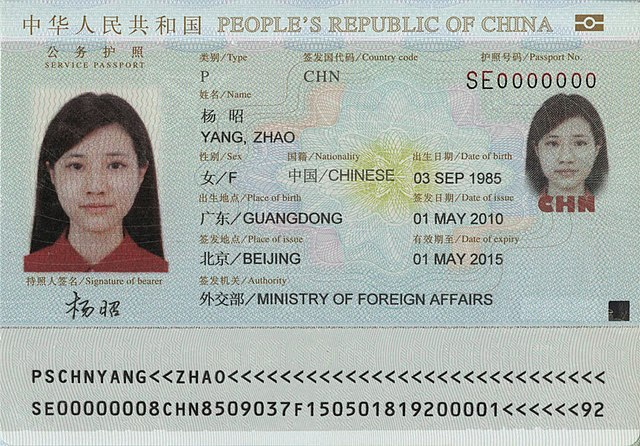
#> input picture dataAutomation-bedrock/china.jpg, 640 x 446 px
$ python draw_bounding_boxes.py
#> lines starting #> are read from the running program, lines starting #| are printed output that depends on the picture
import json
import cv2
import numpy as np
from PIL import Image, ImageDraw, ImageFont
import os

def load_json_data(json_file):
    """Load bounding box data from JSON file"""
#> called with json_file = 'result.json'
    with open(json_file, 'r') as f:
#> (reads dataAutomation-bedrock/result.json from the repository)
        data = json.load(f)
    return data

def draw_bounding_boxes(image_path, json_data, output_path="china_with_boxes.jpg"):
    """
    Draw bounding boxes on the image based on JSON data

    Args:
        image_path (str): Path to the input image
        json_data (dict): JSON data containing bounding box information
        output_path (str): Path to save the output image
    """
#> called with image_path = 'china.jpg', output_path = 'china_with_boxes.jpg'

    # Load the image
    image = cv2.imread(image_path)
#> image is the input picture: shape (446, 640, 3); mean B, G, R 173, 178.5, 171.3
    if image is None:
        print(f"Error: Could not load image from {image_path}")
        return

    height, width = image.shape[:2]
#> height = 446; width = 640
    print(f"Image dimensions: {width}x{height}")
#| Image dimensions: 640x446

    # Convert to PIL Image for better text rendering
    pil_image = Image.fromarray(cv2.cvtColor(image, cv2.COLOR_BGR2RGB))
    draw = ImageDraw.Draw(pil_image)

    # Try to load a font, fall back to default if not available
    try:
        font = ImageFont.truetype("arial.ttf", 16)
    except:
        try:
            font = ImageFont.truetype("/System/Library/Fonts/Arial.ttf", 16)  # macOS
        except:
            font = ImageFont.load_default()

    # Colors for different field types
    colors = {
        'country': (255, 0, 0),      # Red
        'documentType': (0, 255, 0),  # Green
        'surname': (0, 0, 255),      # Blue
        'documentNumber': (255, 255, 0),  # Yellow
        'issuingOffice': (255, 0, 255),   # Magenta
        'validFrom': (0, 255, 255),       # Cyan
        'forenames': (255, 165, 0),       # Orange
        'validTo': (128, 0, 128)          # Purple
    }

    # Extract explainability info
    explainability_info = json_data.get('explainability_info', [])

    if not explainability_info:
        print("No explainability_info found in JSON")
        return

    # Process each field
    for field_info in explainability_info:
        for field_name, field_data in field_info.items():
            if field_name in colors and 'geometry' in field_data:
                color = colors[field_name]
                value = field_data.get('value', '')
                confidence = field_data.get('confidence', 0)

                # Process each geometry entry
                for geometry in field_data['geometry']:
                    if 'boundingBox' in geometry:
                        bbox = geometry['boundingBox']

                        # Convert normalized coordinates to pixel coordinates
                        left = int(bbox['left'] * width)
                        top = int(bbox['top'] * height)
                        right = int((bbox['left'] + bbox['width']) * width)
                        bottom = int((bbox['top'] + bbox['height']) * height)

                        # Draw bounding box
                        draw.rectangle([left, top, right, bottom], outline=color, width=3)

                        # Draw label with field name, value, and confidence
                        label = f"{field_name}: {value} ({confidence:.2f})"

                        # Calculate text position (above the box)
                        text_y = max(0, top - 25)

                        # Draw text background
                        text_bbox = draw.textbbox((left, text_y), label, font=font)
                        draw.rectangle(text_bbox, fill=color)

                        # Draw text
                        draw.text((left, text_y), label, fill=(255, 255, 255), font=font)

                        print(f"Drew box for {field_name}: {value} at ({left}, {top}) to ({right}, {bottom})")

    # Convert back to OpenCV format and save
    result_image = cv2.cvtColor(np.array(pil_image), cv2.COLOR_RGB2BGR)
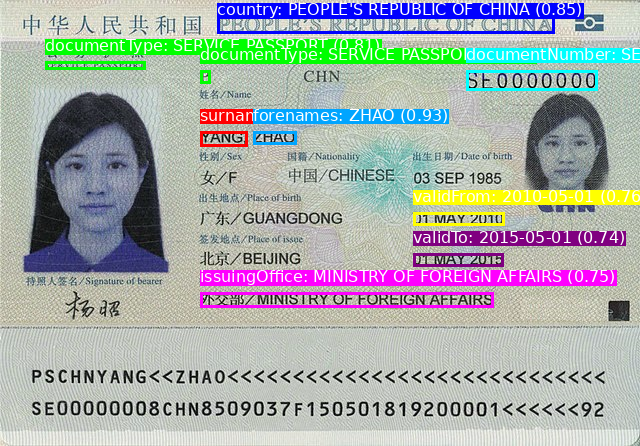
#> result_image: shape (446, 640, 3); mean R, G, B 165.3, 172.2, 170.7
    cv2.imwrite(output_path, result_image)
    print(f"✅ Image with bounding boxes saved to: {output_path}")

    return output_path

def main():
    """Main function to process the image and JSON"""

    # File paths
    image_file = "china.jpg"
    json_file = "result.json"

    # Check if files exist
    if not os.path.exists(image_file):
        print(f"Error: Image file '{image_file}' not found")
        return

    if not os.path.exists(json_file):
        print(f"Error: JSON file '{json_file}' not found")
        return

    # Load JSON data
    print("📄 Loading JSON data...")
    json_data = load_json_data(json_file)

    # Draw bounding boxes
    print("🎨 Drawing bounding boxes...")
    output_file = draw_bounding_boxes(image_file, json_data)

    if output_file:
        print(f"\n🎉 Success! Bounding boxes drawn on the image.")
        print(f"📁 Output file: {output_file}")
        print(f"🔍 Open the image to see the extracted passport fields highlighted!")

if __name__ == "__main__":
    main()
